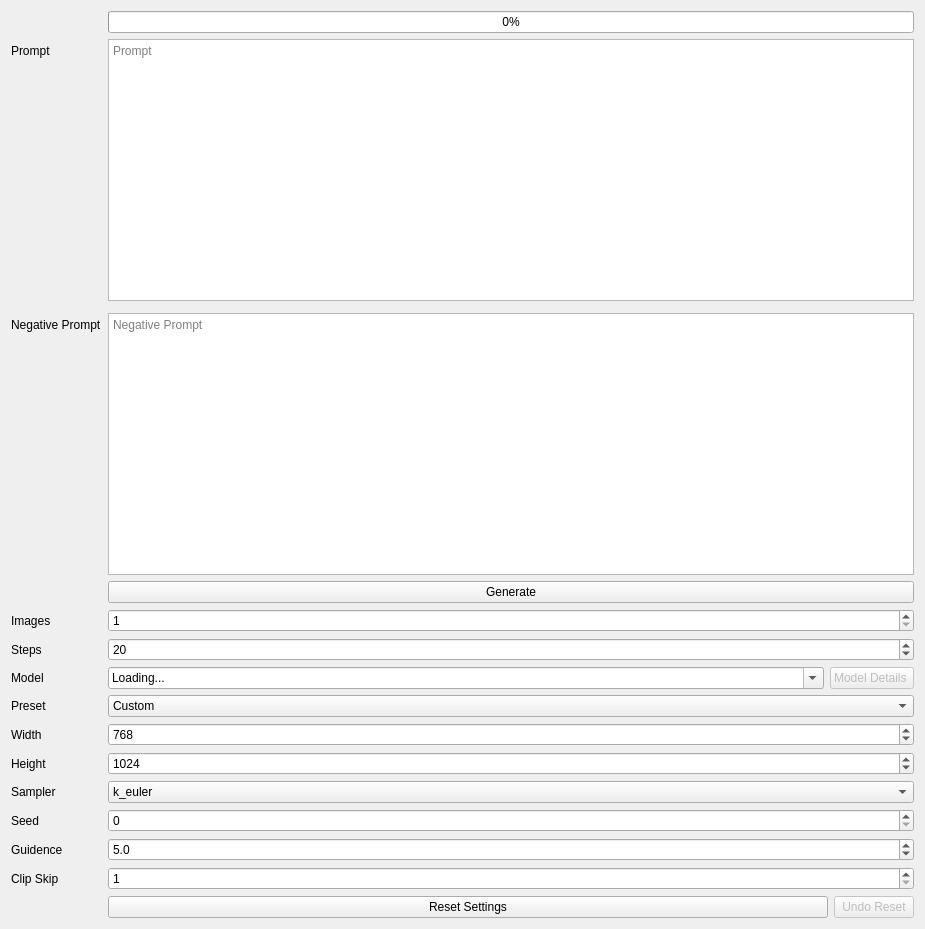
           <widget class="QWidget" name="scrollAreaWidgetContents_2">
            <property name="geometry">
             <rect>
              <x>0</x>
              <y>0</y>
              <width>925</width>
              <height>929</height>
             </rect>
            </property>
            <property name="sizePolicy">
             <sizepolicy hsizetype="Minimum" vsizetype="Minimum">
              <horstretch>0</horstretch>
              <verstretch>0</verstretch>
             </sizepolicy>
            </property>
            <layout class="QFormLayout" name="formLayout">
             <property name="sizeConstraint">
              <enum>QLayout::SetMinimumSize</enum>
             </property>
             <item row="3" column="0">
              <widget class="QLabel" name="label_3">
               <property name="text">
                <string>Prompt</string>
               </property>
              </widget>
             </item>
             <item row="3" column="1">
              <widget class="QPlainTextEdit" name="PromptBox">
               <property name="sizePolicy">
                <sizepolicy hsizetype="Expanding" vsizetype="Expanding">
                 <horstretch>0</horstretch>
                 <verstretch>2</verstretch>
                </sizepolicy>
               </property>
               <property name="tabChangesFocus">
                <bool>true</bool>
               </property>
               <property name="placeholderText">
                <string>Prompt</string>
               </property>
              </widget>
             </item>
             <item row="7" column="0">
              <widget class="QLabel" name="label_5">
               <property name="text">
                <string>Negative Prompt</string>
               </property>
              </widget>
             </item>
             <item row="7" column="1">
              <widget class="QPlainTextEdit" name="NegativePromptBox">
               <property name="sizePolicy">
                <sizepolicy hsizetype="Expanding" vsizetype="Expanding">
                 <horstretch>0</horstretch>
                 <verstretch>2</verstretch>
                </sizepolicy>
               </property>
               <property name="tabChangesFocus">
                <bool>true</bool>
               </property>
               <property name="placeholderText">
                <string>Negative Prompt</string>
               </property>
              </widget>
             </item>
             <item row="8" column="1">
              <widget class="QPushButton" name="GenerateButton">
               <property name="toolTip">
                <string>Shortcut Ctrl + Enter</string>
               </property>
               <property name="text">
                <string>Generate</string>
               </property>
               <property name="icon">
                <iconset theme="QIcon::ThemeIcon::InsertImage">
                 <normaloff>.</normaloff>.</iconset>
               </property>
               <property name="shortcut">
                <string>Ctrl+Return</string>
               </property>
              </widget>
             </item>
             <item row="10" column="0">
              <widget class="QLabel" name="imagesLabel">
               <property name="text">
                <string>Images</string>
               </property>
              </widget>
             </item>
             <item row="10" column="1">
              <widget class="QSpinBox" name="imagesSpinBox">
               <property name="minimum">
                <number>1</number>
               </property>
               <property name="maximum">
                <number>50</number>
               </property>
              </widget>
             </item>
             <item row="12" column="0">
              <widget class="QLabel" name="stepsLabel">
               <property name="text">
                <string>Steps</string>
               </property>
              </widget>
             </item>
             <item row="12" column="1">
              <widget class="QSpinBox" name="stepsSpinBox">
               <property name="minimum">
                <number>1</number>
               </property>
               <property name="maximum">
                <number>150</number>
               </property>
               <property name="value">
                <number>20</number>
               </property>
              </widget>
             </item>
             <item row="13" column="0">
              <widget class="QLabel" name="modelLabel">
               <property name="text">
                <string>Model</string>
               </property>
              </widget>
             </item>
             <item row="13" column="1">
              <layout class="QHBoxLayout" name="horizontalLayout_6">
               <item>
                <widget class="QComboBox" name="modelComboBox">
                 <property name="enabled">
                  <bool>true</bool>
                 </property>
                 <property name="sizePolicy">
                  <sizepolicy hsizetype="Expanding" vsizetype="Fixed">
                   <horstretch>0</horstretch>
                   <verstretch>0</verstretch>
                  </sizepolicy>
                 </property>
                 <property name="editable">
                  <bool>true</bool>
                 </property>
                 <property name="currentText">
                  <string>Loading...</string>
                 </property>
                 <property name="currentIndex">
                  <number>0</number>
                 </property>
                 <property name="placeholderText">
                  <string/>
                 </property>
                 <item>
                  <property name="text">
                   <string>Loading...</string>
                  </property>
                 </item>
                </widget>
               </item>
               <item>
                <widget class="QPushButton" name="modelDetailsButton">
                 <property name="enabled">
                  <bool>false</bool>
                 </property>
                 <property name="text">
                  <string>Model Details </string>
                 </property>
                 <property name="icon">
                  <iconset theme="QIcon::ThemeIcon::SystemSearch">
                   <normaloff>.</normaloff>.</iconset>
                 </property>
                 <property name="flat">
                  <bool>false</bool>
                 </property>
                </widget>
               </item>
              </layout>
             </item>
             <item row="16" column="0">
              <widget class="QLabel" name="presetLabel">
               <property name="text">
                <string>Preset</string>
               </property>
              </widget>
             </item>
             <item row="16" column="1">
              <widget class="QComboBox" name="presetComboBox">
               <property name="editable">
                <bool>false</bool>
               </property>
               <item>
                <property name="text">
                 <string>Custom</string>
                </property>
               </item>
               <item>
                <property name="text">
                 <string>Landscape (16:9)</string>
                </property>
               </item>
               <item>
                <property name="text">
                 <string>Landscape (3:2)</string>
                </property>
               </item>
               <item>
                <property name="text">
                 <string>Portrait (2:3)</string>
                </property>
               </item>
               <item>
                <property name="text">
                 <string>Phone Background (9:21)</string>
                </property>
               </item>
               <item>
                <property name="text">
                 <string>Ultrawide (21:9)</string>
                </property>
               </item>
               <item>
                <property name="text">
                 <string>Square</string>
                </property>
               </item>
              </widget>
             </item>
             <item row="18" column="0">
              <widget class="QLabel" name="widthLabel">
               <property name="text">
                <string>Width</string>
               </property>
              </widget>
             </item>
             <item row="18" column="1">
              <widget class="QSpinBox" name="widthSpinBox">
               <property name="minimum">
                <number>64</number>
               </property>
               <property name="maximum">
                <number>3072</number>
               </property>
               <property name="singleStep">
                <number>64</number>
               </property>
               <property name="value">
                <number>768</number>
               </property>
              </widget>
             </item>
             <item row="20" column="0">
              <widget class="QLabel" name="heightLabel">
               <property name="text">
                <string>Height</string>
               </property>
              </widget>
             </item>
             <item row="20" column="1">
              <widget class="QSpinBox" name="heightSpinBox">
               <property name="minimum">
                <number>64</number>
               </property>
               <property name="maximum">
                <number>3072</number>
               </property>
               <property name="singleStep">
                <number>64</number>
               </property>
               <property name="value">
                <number>1024</number>
               </property>
              </widget>
             </item>
             <item row="22" column="0">
              <widget class="QLabel" name="samplerLabel">
               <property name="text">
                <string>Sampler</string>
               </property>
              </widget>
             </item>
             <item row="22" column="1">
              <widget class="QComboBox" name="samplerComboBox">
               <item>
                <property name="text">
                 <string>k_euler</string>
                </property>
               </item>
               <item>
                <property name="text">
                 <string>k_euler_a</string>
                </property>
               </item>
               <item>
                <property name="text">
                 <string>k_lms</string>
                </property>
               </item>
               <item>
                <property name="text">
                 <string>k_heun</string>
                </property>
               </item>
               <item>
                <property name="text">
                 <string>k_dpm_2</string>
                </property>
               </item>
               <item>
                <property name="text">
                 <string>k_dpm_2_a</string>
                </property>
               </item>
               <item>
                <property name="text">
                 <string>k_dpm_adaptive</string>
                </property>
               </item>
               <item>
                <property name="text">
                 <string>k_dpm_fast</string>
                </property>
               </item>
               <item>
                <property name="text">
                 <string>k_dpmpp_2m</string>
                </property>
               </item>
               <item>
                <property name="text">
                 <string>k_dpmpp_2s_a</string>
                </property>
               </item>
               <item>
                <property name="text">
                 <string>k_dpmpp_sde</string>
                </property>
               </item>
               <item>
                <property name="text">
                 <string>DDIM</string>
                </property>
               </item>
               <item>
                <property name="text">
                 <string>lcm</string>
                </property>
               </item>
               <item>
                <property name="text">
                 <string>dpmsolver</string>
                </property>
               </item>
              </widget>
             </item>
             <item row="24" column="0">
              <widget class="QLabel" name="seedLabel">
               <property name="text">
                <string>Seed</string>
               </property>
              </widget>
             </item>
             <item row="24" column="1">
              <widget class="QSpinBox" name="seedSpinBox">
               <property name="toolTip">
                <string>0 for unseeded generations</string>
               </property>
               <property name="statusTip">
                <string/>
               </property>
               <property name="maximum">
                <number>2147483647</number>
               </property>
               <property name="displayIntegerBase">
                <number>10</number>
               </property>
              </widget>
             </item>
             <item row="26" column="0">
              <widget class="QLabel" name="guidenceLabel">
               <property name="text">
                <string>Guidence</string>
               </property>
              </widget>
             </item>
             <item row="26" column="1">
              <widget class="QDoubleSpinBox" name="guidenceDoubleSpinBox">
               <property name="decimals">
                <number>1</number>
               </property>
               <property name="minimum">
                <double>0.000000000000000</double>
               </property>
               <property name="maximum">
                <double>100.000000000000000</double>
               </property>
               <property name="singleStep">
                <double>0.500000000000000</double>
               </property>
               <property name="value">
                <double>5.000000000000000</double>
               </property>
              </widget>
             </item>
             <item row="28" column="0">
              <widget class="QLabel" name="clipSkipLabel">
               <property name="text">
                <string>Clip Skip</string>
               </property>
              </widget>
             </item>
             <item row="28" column="1">
              <widget class="QSpinBox" name="clipSkipSpinBox">
               <property name="minimum">
                <number>1</number>
               </property>
               <property name="maximum">
                <number>12</number>
               </property>
              </widget>
             </item>
             <item row="29" column="1">
              <layout class="QHBoxLayout" name="horizontalLayout_7">
               <item>
                <widget class="QPushButton" name="resetSettingsButton">
                 <property name="sizePolicy">
                  <sizepolicy hsizetype="MinimumExpanding" vsizetype="Fixed">
                   <horstretch>0</horstretch>
                   <verstretch>0</verstretch>
                  </sizepolicy>
                 </property>
                 <property name="text">
                  <string>Reset Settings</string>
                 </property>
                 <property name="icon">
                  <iconset theme="QIcon::ThemeIcon::EditClear">
                   <normaloff>.</normaloff>.</iconset>
                 </property>
                </widget>
               </item>
               <item>
                <widget class="QPushButton" name="undoResetButton">
                 <property name="enabled">
                  <bool>false</bool>
                 </property>
                 <property name="sizePolicy">
                  <sizepolicy hsizetype="Maximum" vsizetype="Fixed">
                   <horstretch>0</horstretch>
                   <verstretch>0</verstretch>
                  </sizepolicy>
                 </property>
                 <property name="text">
                  <string>Undo Reset</string>
                 </property>
                 <property name="icon">
                  <iconset theme="QIcon::ThemeIcon::EditUndo">
                   <normaloff>.</normaloff>.</iconset>
                 </property>
                 <property name="checkable">
                  <bool>false</bool>
                 </property>
                </widget>
               </item>
              </layout>
             </item>
             <item row="5" column="1">
              <layout class="QHBoxLayout" name="horizontalLayout_4"/>
             </item>
             <item row="0" column="1">
              <widget class="QProgressBar" name="progressBar">
               <property name="value">
                <number>0</number>
               </property>
               <property name="textVisible">
                <bool>true</bool>
               </property>
               <property name="invertedAppearance">
                <bool>false</bool>
               </property>
              </widget>
             </item>
            </layout>
           </widget>
